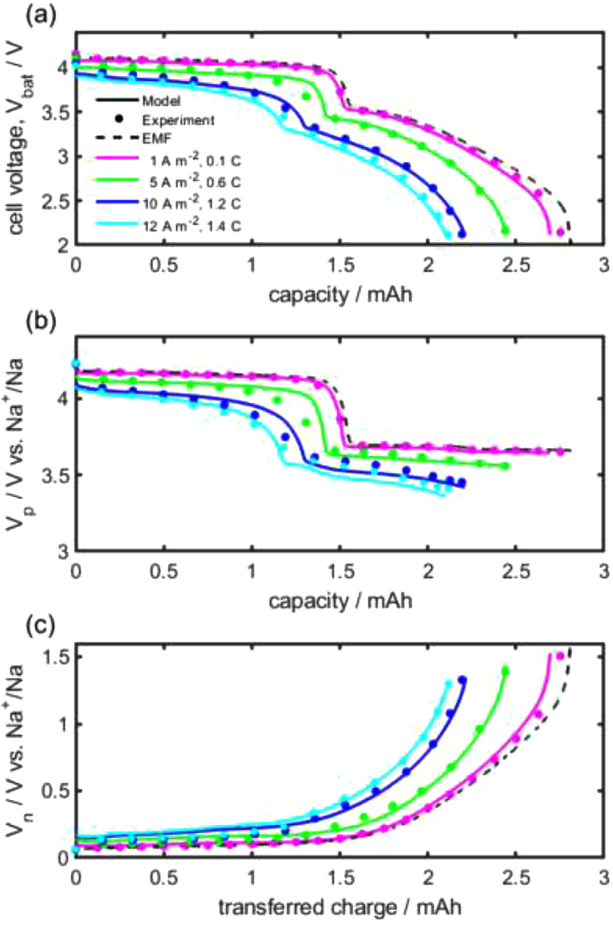
#> input picture sim/s02_pybamm_validation/ref/fig4_p6_0_Im7.jpg, 1225 x 1850 px (shown at 1/2 size)
$ python run_s02.py
#> lines starting #> are read from the running program, lines starting #| are printed output that depends on the picture; after the words box and inside, x2 and y2 are one past the last pixel; in counts of white or black regions, pixels touching at a corner belong together
### tools/plotstyle.py
"""One chart style for every Salt Battery figure (print + screen, static PNG 300 dpi + SVG).

Palette = the dataviz skill's validated reference instance (light mode, since figures are embedded
in docx/pptx on white). Categorical slots are assigned in FIXED order, never cycled; >3 series on a
scatter -> facet or fold. Text never wears series colour. Hairline solid grid, 2 px lines, >=8 px markers.
Every saved figure carries a caption with its claim tags (written next to the image as .caption.txt).
"""
from __future__ import annotations
import pathlib
import matplotlib
matplotlib.use("Agg")
import matplotlib.pyplot as plt

SURFACE = "#fcfcfb"
TEXT = "#0b0b0b"
TEXT2 = "#52514e"
MUTED = "#8a8984"
GRID = "#e6e5e1"
SERIES = ["#2a78d6", "#eb6834", "#1baf7a", "#eda100", "#e87ba4", "#008300", "#6250d6", "#e34948"]
SEQ_BLUE = ["#cde2fb", "#9ec5f4", "#6da7ec", "#3987e5", "#256abf", "#184f95", "#0d366b"]
DIVERGING = ("#2a78d6", "#f0efec", "#e34948")
STATUS = {"good": "#0ca30c", "warning": "#fab219", "serious": "#ec835a", "critical": "#d03b3b"}
DEEMPH = "#b9b8b2"

# Entity -> fixed colour (colour follows the entity in every chart, never its rank)
ENTITY = {
    "LFP": SERIES[0], "Li-ion": SERIES[0], "Salt R1": SERIES[1], "R1": SERIES[1], "Ours": SERIES[1],
    "CATL Na-ion": SERIES[2], "Na-ion": SERIES[2], "Aquion": SERIES[3], "Lead-acid": SERIES[4], "VRLA": SERIES[4],
    "MACE-MP-0b3": SERIES[0], "MACE-MP-0": SERIES[2], "CHGNet": SERIES[1], "DFT+U": SERIES[6], "Literature": TEXT,
}


def apply():
    plt.rcParams.update({
        "figure.facecolor": SURFACE, "axes.facecolor": SURFACE, "savefig.facecolor": SURFACE,
        "font.family": "DejaVu Sans", "font.size": 9.5, "axes.titlesize": 11, "axes.titleweight": "bold",
        "axes.labelsize": 9.5, "axes.labelcolor": TEXT2, "axes.edgecolor": GRID, "axes.linewidth": 0.8,
        "axes.grid": True, "grid.color": GRID, "grid.linewidth": 0.8, "grid.linestyle": "-",
        "axes.axisbelow": True, "axes.spines.top": False, "axes.spines.right": False,
        "xtick.color": TEXT2, "ytick.color": TEXT2, "xtick.labelsize": 8.5, "ytick.labelsize": 8.5,
        "xtick.major.size": 0, "ytick.major.size": 0, "legend.frameon": False, "legend.fontsize": 8.5,
        "lines.linewidth": 2.0, "lines.solid_capstyle": "round", "lines.solid_joinstyle": "round",
        "lines.markersize": 7, "axes.prop_cycle": matplotlib.cycler(color=SERIES),
        "text.color": TEXT, "svg.fonttype": "none", "figure.dpi": 110,
    })


# [15 lines left out: functions save, note, not called in this run]


apply()

### sim/s02_pybamm_validation/run_s02.py
"""S2 — Validation of the electrochemical model before trusting any aqueous model.

Question: does PyBaMM's sodium-ion DFN (pybamm.sodium_ion.BasicDFN + Chayambuka2022 parameters)
reproduce the published HC//NVPF discharge curves at 1, 5, 10 and 12 A/m2?

Reference data: experimental symbols of Fig. 4a in Chayambuka et al., Electrochim. Acta 404, 139764
(2022), digitised here by colour segmentation of the published raster figure (ref/). The paper's own
P2D model reached mean absolute voltage errors of 19.9 / 34.6 / 32.2 / 48.1 mV (Table 1).

Acceptance (set before running): per-rate mean absolute error (MAE) <= 60 mV and end-of-discharge
capacity within 5 % of the last experimental point, at every rate.
The paper adds a current-collector contact resistance (R_n 2 + R_p 8.5 mOhm m2, Table A1); PyBaMM's
parameter set ships with 0. We run both and report both.
"""
import json, pathlib, sys, warnings
warnings.filterwarnings("ignore")
import numpy as np
from PIL import Image
from scipy import ndimage
import pybamm

LAB = pathlib.Path("/Volumes/Aditya ssd/Salt-Battery-Lab")
sys.path.insert(0, str(LAB)); sys.path.insert(0, str(LAB / "tools"))
import plotstyle as ps
import matplotlib.pyplot as plt

HERE = pathlib.Path(__file__).parent
OUT = HERE / "out"; OUT.mkdir(exist_ok=True)
FIG = HERE / "ref" / "fig4_p6_0_Im7.jpg"
RATES = {1: "#ff00ff", 5: "#22dd22", 10: "#1010cc", 12: "#22ddee"}   # figure colours (magenta, green, blue, cyan)
PAPER_MAE_MV = {1: 19.9, 5: 34.6, 10: 32.2, 12: 48.1}
R_CONTACT = 2e-3 + 8.5e-3   # Ohm m2, Chayambuka 2022 Table A1
AREA = 2.54e-4              # m2 (parameter set: height x width)

# Panel (a) axis calibration in image pixels (x: 0 and 3 mAh ticks; y: 2.0 and 4.0 V ticks)
X0_PX, X3_PX = 152.0, 1208.0
Y2_PX, Y4_PX = 488.0, 136.0
PANEL_A = (slice(100, 500), slice(140, 1225))


def digitise():
    img = np.asarray(Image.open(FIG).convert("RGB")).astype(float)
    sub = img[PANEL_A]
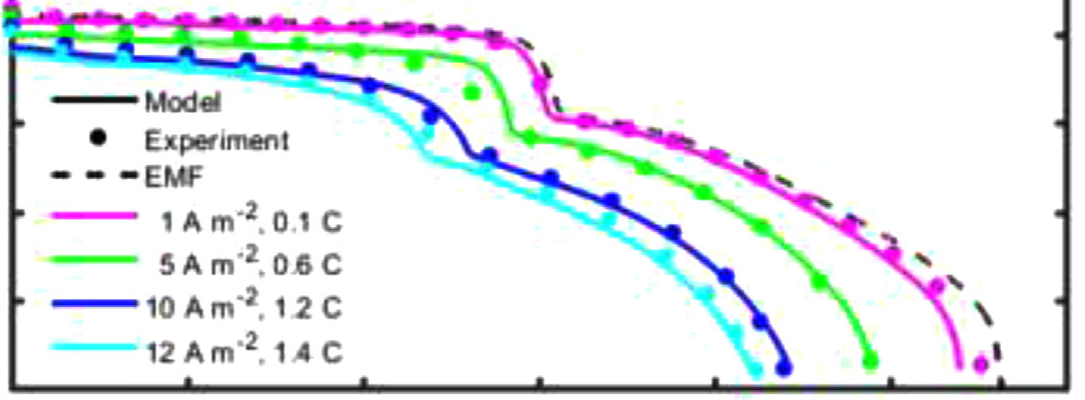
#> sub: shape (400, 1085, 3) float64; mean R, G, B 227.3, 231.8, 235.6
    pts = {}
    for rate, hexc in RATES.items():
        c = np.array([int(hexc[i:i + 2], 16) for i in (1, 3, 5)], float)
        dist = np.sqrt(((sub - c) ** 2).sum(-1))
        mask = dist < 95
        # remove 2-3 px lines, keep ~12 px symbols
        mask = ndimage.binary_opening(mask, structure=np.ones((7, 7)))
        lab, n = ndimage.label(mask)
        cents = ndimage.center_of_mass(mask, lab, range(1, n + 1))
        sizes = ndimage.sum(mask, lab, range(1, n + 1))
        xy = []
        for (r, ccol), s in zip(cents, sizes):
            if s < 25:
                continue
            xpx = ccol + PANEL_A[1].start; ypx = r + PANEL_A[0].start
            q = 3.0 * (xpx - X0_PX) / (X3_PX - X0_PX)
            v = 2.0 + 2.0 * (Y2_PX - ypx) / (Y2_PX - Y4_PX)
            if 0.18 < q < 0.35 and 2.85 < v < 3.1:
                continue  # legend line segment, not data
            if 0 <= q <= 3.0 and 2.0 <= v <= 4.3:
                xy.append((q, v))
        pts[rate] = sorted(xy)
#> this loop made 4 passes
#> n on passes 1, 2, 4: 22, 17, 22
#> (n, sizes) on pass 3: (11, [94, 144, 193, 238, 189, 213, 203, 204, 194, 173, 179])
#> pass 1, in digitise, `dist = np.sqrt(((sub - c) ** 2).sum(-1))`:
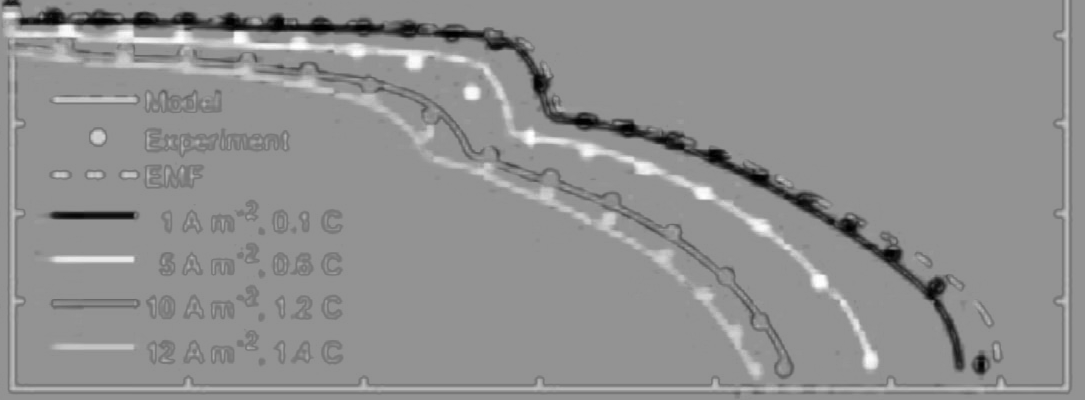
#> dist: shape (400, 1085) float64; min 0, max 441.7, mean 250.8; drawn with min black and max white
#> pass 1, in digitise, `mask = dist < 95`:
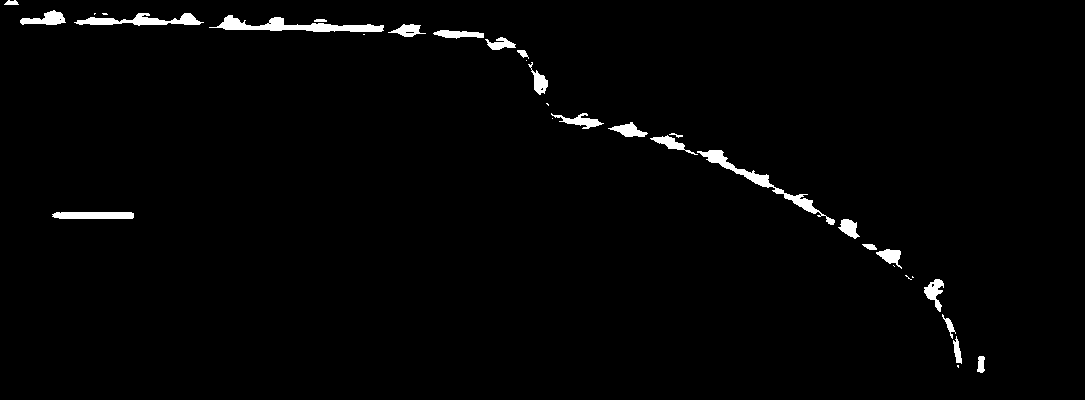
#> mask: shape (400, 1085) bool; 1.7% white; 33 white regions (10 under 20 px), largest, box (x1, y1, x2, y2) and area: (209, 15, 384, 32) 1247, (697, 150, 835, 225) 1084, (74, 13, 204, 26) 813
#> pass 1, in digitise, `mask = ndimage.binary_opening(mask, structure=np.ones((7, 7)))`:
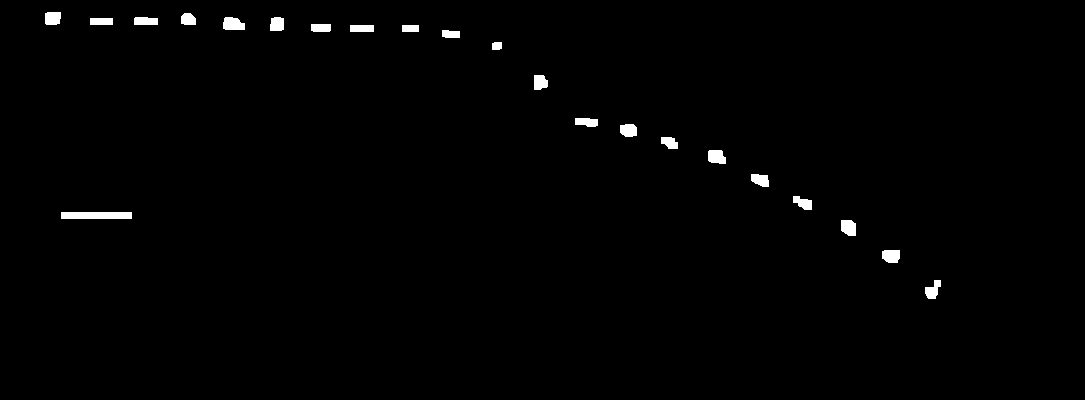
#> mask: shape (400, 1085) bool; 0.96% white; 22 white regions, largest, box (x1, y1, x2, y2) and area: (61, 212, 132, 219) 497, (223, 17, 245, 30) 239, (708, 150, 726, 164) 215
#> after the loop:
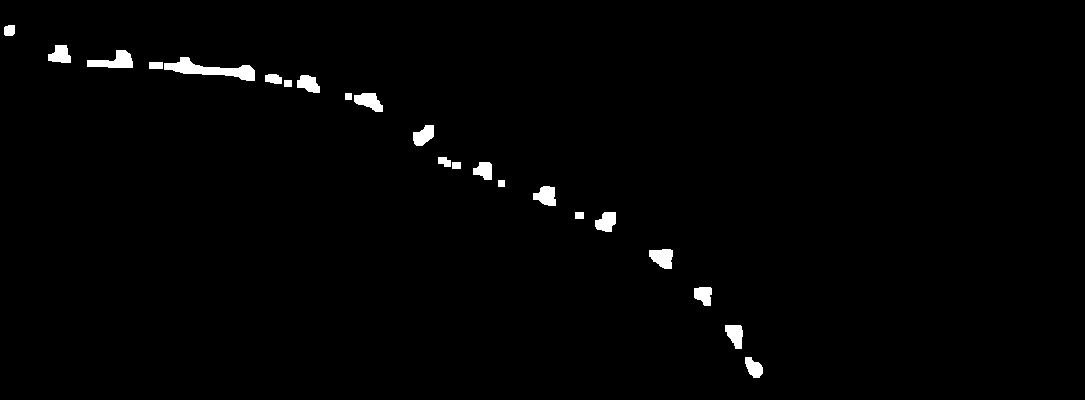
#> mask: shape (400, 1085) bool; 1.3% white; 22 white regions, largest, box (x1, y1, x2, y2) and area: (164, 57, 255, 81) 933, (87, 50, 133, 68) 481, (649, 249, 673, 269) 362
#> after the loop, pts = 4 items
    return pts


def simulate(j, k_factor=1.0):
    """k_factor = sqrt(c_e0) restores the paper's Eq. 6 units (c_e un-normalised, k in m^2.5 mol^-1.5 s^-1)."""
    model = pybamm.sodium_ion.BasicDFN()
    pv = pybamm.ParameterValues("Chayambuka2022")
    pv["Current function [A]"] = j * AREA
    if k_factor != 1.0:
        for e in ("Positive", "Negative"):
            f = pv[f"{e} electrode exchange-current density [A.m-2]"]
            pv[f"{e} electrode exchange-current density [A.m-2]"] = (lambda f: (lambda ce, cs, cmax, T: k_factor * f(ce, cs, cmax, T)))(f)
    sim = pybamm.Simulation(model, parameter_values=pv)
    sol = sim.solve([0, 3600 * 1.2 * 3e-3 / (j * AREA)])
    q = sol["Discharge capacity [A.h]"].entries * 1e3   # mAh
    v = sol["Voltage [V]"].entries
    return q, v


def main():
    pts = digitise()
#> pts = 4 items
    res = {"model": "pybamm.sodium_ion.BasicDFN + ParameterValues('Chayambuka2022')", "pybamm_version": pybamm.__version__,
           "reference": "Chayambuka et al. 2022 Fig. 4a experimental symbols (digitised)", "rates": {}}
    fig, ax = plt.subplots(figsize=(6.4, 4.2))
    for i, (j, _) in enumerate(RATES.items()):
        qe = np.array([p[0] for p in pts[j]]); ve = np.array([p[1] for p in pts[j]])
        def mae(qs, vs):
            ok = qe <= qs.max()
            return float(np.mean(np.abs(np.interp(qe[ok], qs, vs) - ve[ok])) * 1e3)
        def trunc(q, v):
            cut = np.argmax(v < 2.0) if np.any(v < 2.0) else len(v)
            return q[:cut], v[:cut]
        q, v = simulate(j)
        qA, vA = trunc(q, v)
        qB, vB = trunc(q, v - R_CONTACT * j)
        qc, vc = simulate(j, k_factor=float(np.sqrt(1000.0)))
        qC, vC = trunc(qc, vc - R_CONTACT * j)
        qd, vd = simulate(j, k_factor=2.0)          # D: one-parameter calibration (k x2, no contact R)
        qD, vD = trunc(qd, vd)
        q_end_exp = float(qe.max())
        r = {"n_points": len(qe), "c_rate": round(j * AREA / 3e-3, 2), "paper_model_MAE_mV": PAPER_MAE_MV[j],
             "q_last_exp_point_mAh": round(q_end_exp, 3)}
        for tag, (qs, vs) in {"A_as_shipped": (qA, vA), "B_plus_contact_R": (qB, vB), "C_units_fix_plus_contact_R": (qC, vC),
                             "D_calibrated_k_x2": (qD, vD)}.items():
            r[tag] = {"MAE_mV": round(mae(qs, vs), 1), "q_end_mAh": round(float(qs.max()), 3),
                      "q_end_err_pct": round(100 * (qs.max() - q_end_exp) / q_end_exp, 2)}
            r[tag]["pass"] = bool(r[tag]["MAE_mV"] <= 60 and abs(r[tag]["q_end_err_pct"]) <= 5)
        col = ps.SERIES[i]
        ax.plot(qD, vD, color=col, lw=2, label=f"{j} A m$^{{-2}}$ ({r['c_rate']:.1f}C)")
        ax.plot(qA, vA, color=col, lw=1, alpha=0.45)
        ax.scatter(qe, ve, s=30, color=col, edgecolor=ps.SURFACE, linewidth=1.2, zorder=3)
        print(f"{j:3d} A/m2  MAE A {r['A_as_shipped']['MAE_mV']:6.1f} | B {r['B_plus_contact_R']['MAE_mV']:6.1f} | "
              f"C {r['C_units_fix_plus_contact_R']['MAE_mV']:6.1f} mV (paper {PAPER_MAE_MV[j]});  q_end C {qC.max():.3f} vs exp {q_end_exp:.3f}")
        res["rates"][str(j)] = r
#> after the loop, res = 4 items
    for tag in ("A_as_shipped", "B_plus_contact_R", "C_units_fix_plus_contact_R", "D_calibrated_k_x2"):
        res[f"all_pass_{tag}"] = all(r[tag]["pass"] for r in res["rates"].values())
    res["independent_validation_pass"] = res["all_pass_A_as_shipped"]
    res["calibrated_pass"] = res["all_pass_D_calibrated_k_x2"]
    res["verdict"] = ("Independent validation (parameters as shipped) FAILS the pre-set 60 mV voltage criterion at all four rates (MAE 67-121 mV) "
                      "(capacity within 5 % passes at all rates). A one-parameter calibration of the exchange-current scale (x2) "
                      "brings MAE to 42-55 mV at all rates (paper's own model 20-48 mV) - that is calibration on the same data, not "
                      "validation. Consequence for S3: capacity-vs-rate trends usable at +/-5 %; absolute voltages carry >= +/-0.1 V "
                      "uncertainty until kinetics are measured (GITT/EIS) for the real electrodes.")
    res["note_units"] = ("PyBaMM's Chayambuka2022 j0 normalises c_e by c_e0 while keeping k values whose paper units (Eq. 6) are "
                         "m^2.5 mol^-1.5 s^-1 with un-normalised c_e; the x sqrt(1000) correction fits the upper plateau but "
                         "overshoots the lower one, so the shipped k(c) tables likely differ from the paper's final optimised curves.")
    ax.set_xlabel("Discharge capacity (mAh)"); ax.set_ylabel("Cell voltage (V)")
    ax.set_title("PyBaMM sodium-ion DFN vs published HC//NVPF data")
    ax.set_xlim(0, 3); ax.set_ylim(2.0, 4.3)
    ax.legend(loc="lower left", title="thick: PyBaMM calibrated (k x2)  thin: as shipped  dots: experiment", title_fontsize=7)
    ps.note(ax, "Experiment digitised from Chayambuka et al. 2022, Fig. 4a", "upper right")
    ps.save(fig, OUT / "s02_validation_discharge",
            "PyBaMM sodium-ion DFN against digitised experimental HC//NVPF discharge curves: thin lines use parameters as shipped (independent validation: voltage MAE 67-121 mV, fails 60 mV gate); thick lines after a one-parameter kinetic calibration (MAE 42-55 mV).",
            "[SIM] PyBaMM BasicDFN, validated against [LIT] Chayambuka et al. 2022 (MAE per rate in s02_validation.json)")
    (OUT / "s02_validation.json").write_text(json.dumps(res, indent=2))
    print({k: v for k, v in res.items() if k.startswith("all_pass")})


if __name__ == "__main__":
    main()
#> (the call stopped at in simulate, `model = pybamm.sodium_ion.BasicDFN()`: pybamm is not available in this run)
